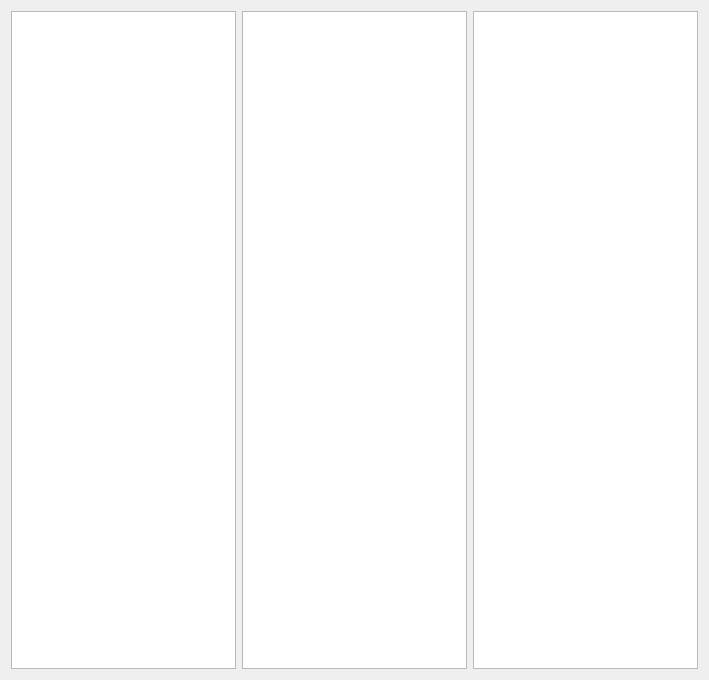
<?xml version="1.0" encoding="UTF-8"?>
<ui version="4.0">
 <class>HelpDialog</class>
 <widget class="QDialog" name="HelpDialog">
  <property name="geometry">
   <rect>
    <x>0</x>
    <y>0</y>
    <width>709</width>
    <height>680</height>
   </rect>
  </property>
  <property name="windowTitle">
   <string>HelpDialog</string>
  </property>
  <layout class="QHBoxLayout" name="horizontalLayout">
   <item>
    <widget class="QListWidget" name="itemListWidget"/>
   </item>
   <item>
    <widget class="QTableWidget" name="sourceTableWidget"/>
   </item>
   <item>
    <widget class="QTableWidget" name="productTableWidget"/>
   </item>
  </layout>
 </widget>
 <layoutdefault spacing="6" margin="11"/>
 <resources/>
 <connections/>
</ui>
